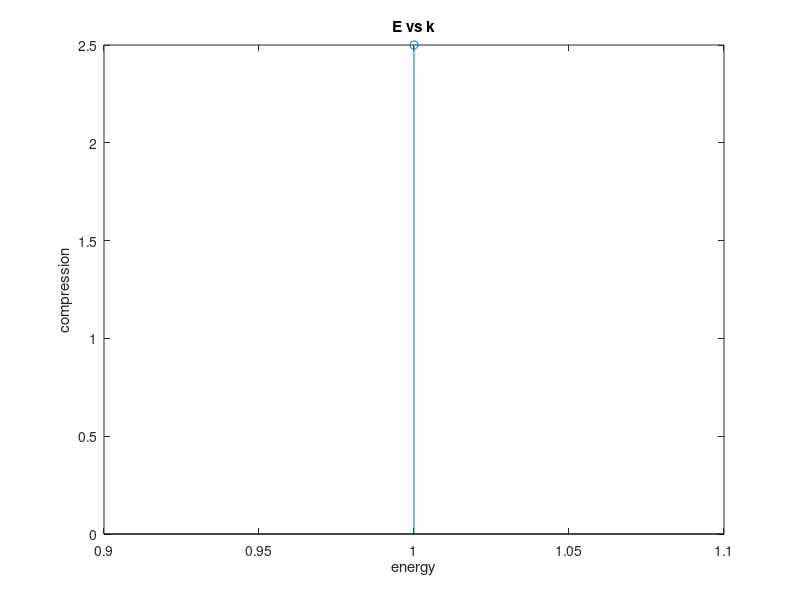

Write MATLAB code to recreate this figure.
%script file: spring_const
%
%objective:To determine the compression of spring and the potential energy
%          stored in the spring
%
%Record of revisions
%  Date               programmer      description of change
%  ====               ==========      =====================
% 24/08/15          satyabrat sahoo     original code
%
%Define variables
%  input variables
%  F=array of force
%  k=array of spring costant
 
%  output variables
%  x=array of compression
%  E=energy stored
%  Emax=maximum energy
% 


%
%prompt the user for the input variables
  F=input('[force to compress a linear spring]');
  k=input('[spring constant]');

%calculation
 x=(F)./k;
 E=0.5*k.*(x.^2);
 
 
%write the result
disp(x);
disp(E);
disp(max(E));
stem(x,E);
ylabel('compression');
xlabel('energy');
title('E vs k')
  

